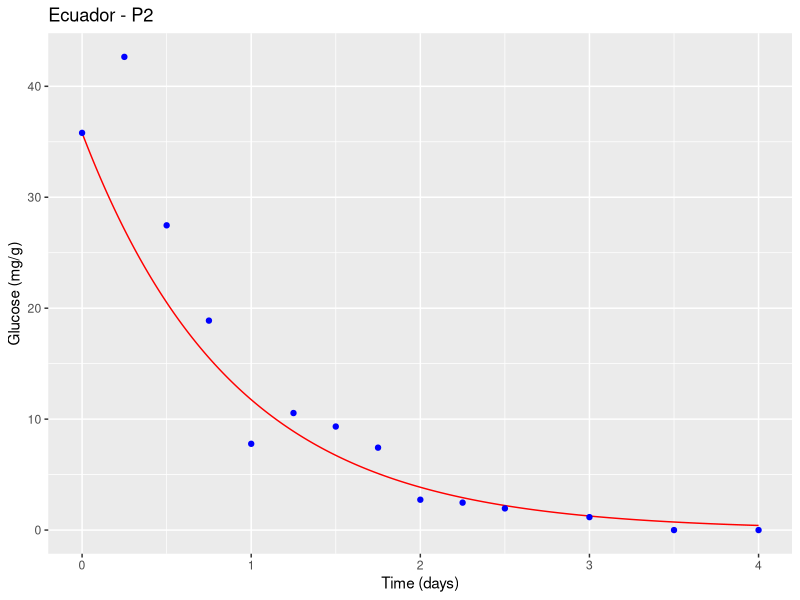
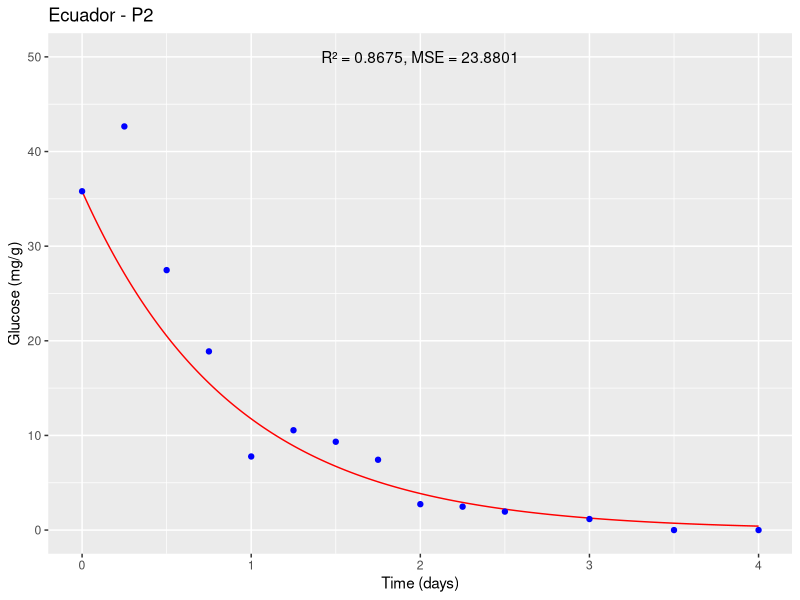
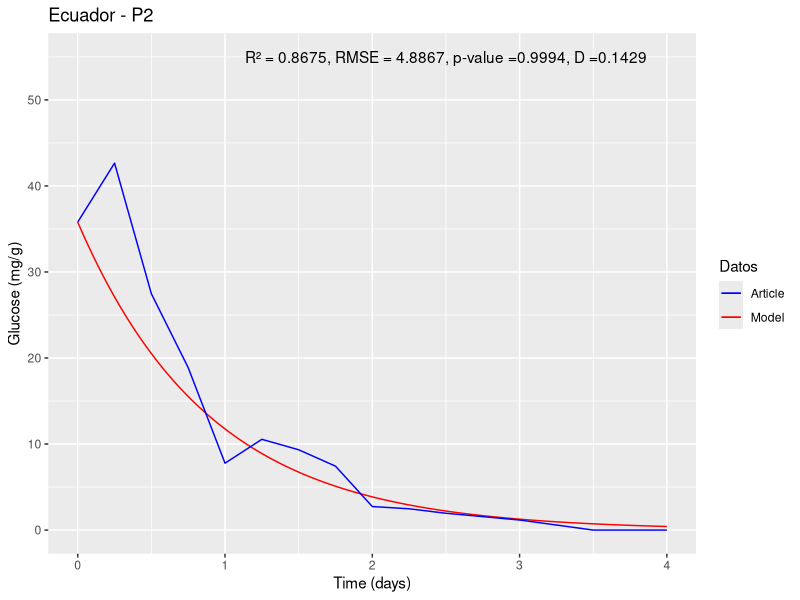

Reproduce these figures in R, in order.
#Packages#
install.packages("deSolve")
install.packages("ggplot2")
#Libraries#
library(deSolve)
library(ggplot2)

state1<-c(y=35.801) #Initial state #
times1<-seq(0,4,1/10000) #4 days with 10000 intervals per day#
parameters1<-c(Y1=42.780,Y2=164.63) #Parameter values#
#Papalexandratou et al., 2011 Ecuador <- Ecuador - P2#
#doi:10.1128/AEM.05523-11#
#Ecuador - P2#

#(i). DATA TO FEED THE GLUCOSE MODEL#

#nu1#
U<- 0.7575
G<- 35.801
K<-0.5787
L<-7.380E-05
U1 <- (U*G/G+K*L)*L
U1

#nu2#
V2<- 0.6343
G2<- 35.801
K2<-0.5450
BAL2<-8.373E-05

U2 <- (V2*G2/G2+K2*BAL2)*BAL2
U2

#Differential equation#
ODE1<-function(times,state,parameters){ 
  y<-state[1] #inital state
  Y1<-parameters[1] #parameter 1
  Y2<-parameters[2] #parameter 2
  dy<--(Y1*U1/0.01)*y-(Y2*U2/0.01)*y #equation 
  res<-dy
  list(res)
}


#number solution#
solution1<-lsoda(state1, times1, ODE1, parameters1)

#(ii). EXPERIMENTAL DATA OF ARTICLE#

ts = c(0,6/24,12/24,18/24,24/24,30/24,36/24,42/24,48/24,54/24,60/24,72/24,84/24,96/24)
glu<-c(35.801,42.651,27.468,18.88,7.776,10.549,9.333,7.429,2.737,2.474,1.952,1.167,0,0)

#Graph#

df <- data.frame(time = solution1[,1], glucose = solution1[,2])
d<-ggplot() +
  geom_line(data = df, aes(x = time, y = glucose), color = "red") +
  geom_point(data = data.frame(time = ts, glucose = glu), aes(x = time, y = glucose), color = "blue") +
  xlab("Time (days)") + ylab("Glucose (mg/g)") +
  ggtitle("Ecuador - P2")
plot(d)


#Statistical validation#

#To statistically validate the mathematical model, various analysis tools can be used,
#but one of the most common is to compare the model results with experimental data and evaluate the quality of the fit.
#In this case, one can use the coefficient of determination (R²), the mean squared error (MSE), and the root mean square error (RMSE) as fitting measures#

#To calculate R², MSE, and RMSE, one can compare the values predicted by the model with
#the experimental data. First, extract the values predicted by the model at the same points 
#where the experimental measurements were taken, 
#using the approx() function in R:


pred <- approx(solution1[,1], solution1[,2], ts)$y

#Then, R², MSE, and RMSE can be calculated using the following formulas:
SSE <- sum((glu - pred)^2)
SST <- sum((glu - mean(glu))^2)
R2 <- 1 - SSE/SST
MSE <- SSE/length(glu)
RMSE <- sqrt(MSE)
#Where SSE is the sum of squared errors,
#SST is the total sum of squares,
#R² is the coefficient of determination, MSE is the mean squared error and RMSE is the root mean square error.

cat("R² = ", round(R2, 4), "\n")
cat("MSE = ", round(MSE, 4), "\n")
cat("RMSE = ", round(RMSE, 4), "\n")

#R² measures the proportion of total variation in the experimental data
#that is explained by the model. A value of R² close to 1 indicates a good fit of the model to the experimental data

#MSE measures the average of squared errors between experimental values
#and the values predicted by the model. A low MSE value indicates good predictive capability of the model.

#The root mean square error (RMSE) was determined, which quantifies the magnitude of deviation of simulated values from observed values.

d <- ggplot() +
  geom_line(data = df, aes(x = time, y = glucose), color = "red") +
  geom_point(data = data.frame(time = ts, glucose = glu), aes(x = time, y = glucose), color = "blue") +
  xlab("Time (days)") + ylab("Glucose (mg/g)") +
  ggtitle("Ecuador - P2") +
  annotate("text", x = 2, y = 50, label = paste0("R² = ", round(R2, 4), ", MSE = ", round(MSE, 4)))

plot(d)

#Two-sample Kolmogorov–Smirnov test - KS#
#Ho: The simulation results follow the same distribution of experimental data#
#Ha: The simulation results do not follow the same distribution of experimental data#
#Hypothesis test with an alpha of 0.05#
#to determine if there is a significant difference between the data and the exponential distribution#
#Hypothesis test
alpha <- 0.05

# Perform Kolmogorov-Smirnov test
ks_test <- ks.test(glu, pred)
ks_test

# Results Kolmogorov-Smirnov test
cat("Kolmogorov-Smirnov test:", "\n")
cat("Test statistic:", round(ks_test$statistic, 4), "\n")
cat("p-value:", round(ks_test$p.value, 4), "\n")

if (ks_test$p.value < alpha) {
  cat("The simulation results do not follow the same distribution of experimental data.\n")
} else {
  cat("The simulation results follow the same distribution of experimental data.\n")
}


#Final plot#
p_value <- round(ks_test$p.value, 4)
D <- round(ks_test$statistic, 4)

# First, define the colors we want to use for each element:
colors <- c(Model = "red", Article = "blue")

# Then the script is modified to assign a name to each geom and set the color scale manually
d <- ggplot() +
  geom_line(data = df, aes(x = time, y = glucose, color = "Model"), show.legend = TRUE) +
  geom_line(data = data.frame(time = ts, glucose = glu), aes(x = time, y = glucose, color = "Article"), show.legend = TRUE) +
  xlab("Time (days)") + ylab("Glucose (mg/g)") +
  ggtitle("Ecuador - P2") +
  annotate("text", x = 2.5, y = 55, label = paste0("R² = ", round(R2, 4), ", RMSE = ", round(RMSE, 4), ", p-value =", round(p_value, 4), ", D =", round(D, 4))) +
  labs(color = "Datos") +  # Change the title of the legend
  scale_color_manual(values = colors) +
  scale_x_continuous(limits = c(0, 4), breaks = seq(0, 4, 1)) +  # x-axis boundaries and intervals between marks
  scale_y_continuous(limits = c(0, 55), breaks = seq(0, 55, 10))   # y-axis boundaries and intervals between marks

#PLOT#
print(d)
